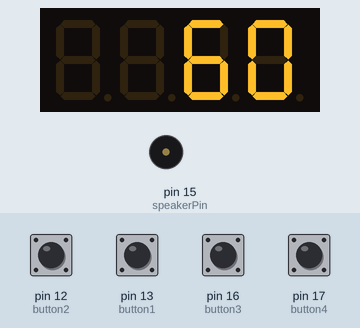
A sketch run on a simulated Arduino Uno, built with avr-gcc and run on an emulated ATmega328P. Shown: 4-digit seven-segment display, buzzer (waves = sounding, pin HIGH). Wiring (inferred from the names in the program): 4-digit 7-segment display, segments lit when HIGH: segments pin 2, pin 3, pin 4, pin 5, A0, pin 7, pin 8; digit selects pin 6, pin 9, pin 10, pin 11. The inputs (shaded band) are chosen by the test bench; at power-on: pin 12 (button2), pin 13 (button1), pin 16 (button3), pin 17 (button4) HIGH. The segment pins are drawn as the display they are named for; pins used as bus, display or sensor lines are not drawn.

Above: at 1.2 s.
1.3 s: pin 17 (button4) pulled LOW for 1 s
At 3.5 s:
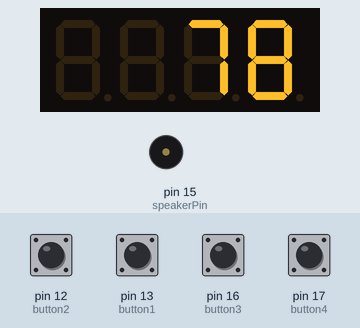
3.8 s: pin 17 (button4) pulled LOW for 3.2 s
At 8.2 s:
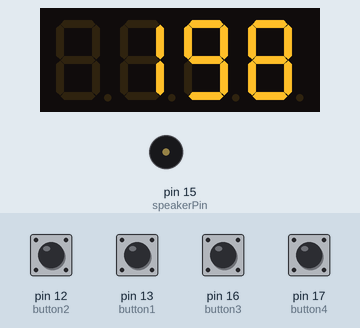
8.5 s: pin 13 (button1) pulled LOW for 0.15 s
At 10.3 s:
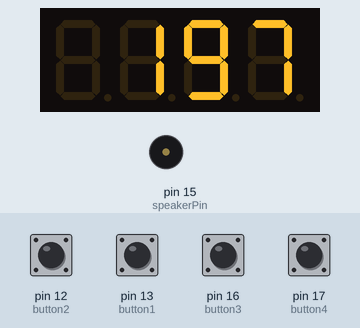
11.6 s: pin 12 (button2) pulled LOW for 0.15 s
At 12.2 s:
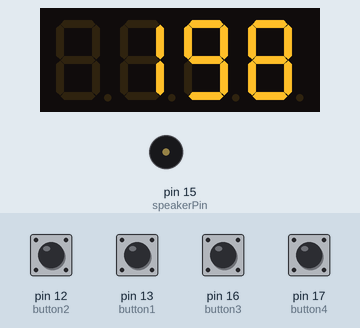
13.2 s: pin 16 (button3) pulled LOW for 1 s
At 14.7 s:
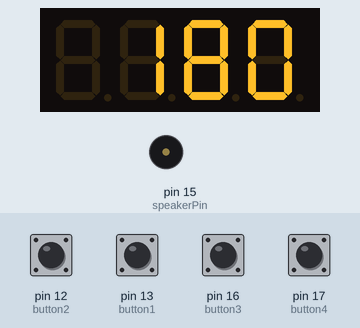
15.7 s: pin 13 (button1) pulled LOW for 1 s
At 17.4 s:
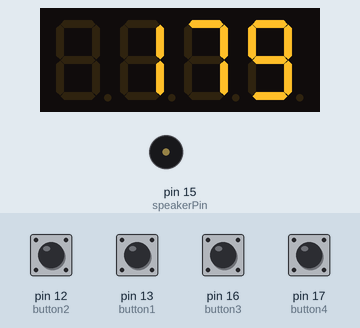
Timing chart, 0 to 18.9 s (numbered marks = the images above; inputs shaded):
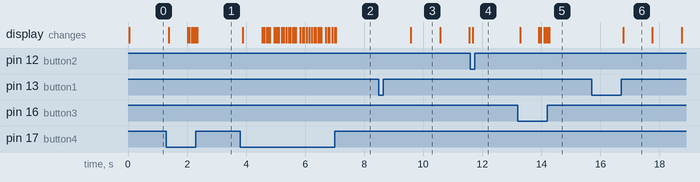

Measured:
- after the input at 1.3 s, the display: first changes after 0.08 s (image 1 shows a later state)
- after the input at 3.8 s, the display: first changes after 0.08 s (image 2 shows a later state)
- after the input at 8.5 s, the display: changes after 1.1 s (image 3)
- after the input at 11.6 s, the display: changes after 0.08 s (image 4)
- after the input at 13.2 s, the display: first changes after 0.08 s (image 5 shows a later state)
- after the input at 15.7 s, the display: changes after 1.1 s (image 6)
- what the display in image 3 shows lasts 1.0 s, from 9.6 s to 10.6 s

The sketch:

4_digit_7_segment_display_countdown_timer.ino
```cpp
#include <math.h>

int digit_pin[] = {6, 9, 10, 11}; // PWM Display digit pins from left to right

int speakerPin = 15;

#define DIGIT_ON  LOW
#define DIGIT_OFF  HIGH

int segA = 2;
int segB = 3;
int segC = 4;
int segD = 5;
int segE = A0; //pin 6 is used bij display 1 for its pwm function
int segF = 7;
int segG = 8;
//int segPD = ;


int button1=13;
int button2=12;
int button3=16;
int button4=17;

int countdown_time = 60;

struct struct_digits {
    int digit[4];
  };


void setup() {
  pinMode(segA, OUTPUT);
  pinMode(segB, OUTPUT);
  pinMode(segC, OUTPUT);
  pinMode(segD, OUTPUT);
  pinMode(segE, OUTPUT);
  pinMode(segF, OUTPUT);
  pinMode(segG, OUTPUT);

  for (int i=0; i<4; i++) {
    pinMode(digit_pin[i], OUTPUT);
  }

  pinMode(speakerPin, OUTPUT);

  pinMode(button1,INPUT_PULLUP);
  pinMode(button2,INPUT_PULLUP);
  pinMode(button3,INPUT_PULLUP);
  pinMode(button4,INPUT_PULLUP);
}


void playTone(int tone, int duration) {
  for (long k = 0; k < duration * 1000L; k += tone * 2) {
    digitalWrite(speakerPin, HIGH);
    delayMicroseconds(tone);
    digitalWrite(speakerPin, LOW);
    delayMicroseconds(tone);
  }
}


void lightNumber(int numberToDisplay) {

#define SEGMENT_ON  HIGH
#define SEGMENT_OFF LOW

  switch (numberToDisplay){

  case 0:
    digitalWrite(segA, SEGMENT_ON);
    digitalWrite(segB, SEGMENT_ON);
    digitalWrite(segC, SEGMENT_ON);
    digitalWrite(segD, SEGMENT_ON);
    digitalWrite(segE, SEGMENT_ON);
    digitalWrite(segF, SEGMENT_ON);
    digitalWrite(segG, SEGMENT_OFF);
    break;

  case 1:
    digitalWrite(segA, SEGMENT_OFF);
    digitalWrite(segB, SEGMENT_ON);
    digitalWrite(segC, SEGMENT_ON);
    digitalWrite(segD, SEGMENT_OFF);
    digitalWrite(segE, SEGMENT_OFF);
    digitalWrite(segF, SEGMENT_OFF);
    digitalWrite(segG, SEGMENT_OFF);
    break;

  case 2:
    digitalWrite(segA, SEGMENT_ON);
    digitalWrite(segB, SEGMENT_ON);
    digitalWrite(segC, SEGMENT_OFF);
    digitalWrite(segD, SEGMENT_ON);
    digitalWrite(segE, SEGMENT_ON);
    digitalWrite(segF, SEGMENT_OFF);
    digitalWrite(segG, SEGMENT_ON);
    break;

  case 3:
    digitalWrite(segA, SEGMENT_ON);
    digitalWrite(segB, SEGMENT_ON);
    digitalWrite(segC, SEGMENT_ON);
    digitalWrite(segD, SEGMENT_ON);
    digitalWrite(segE, SEGMENT_OFF);
    digitalWrite(segF, SEGMENT_OFF);
    digitalWrite(segG, SEGMENT_ON);
    break;

  case 4:
    digitalWrite(segA, SEGMENT_OFF);
    digitalWrite(segB, SEGMENT_ON);
    digitalWrite(segC, SEGMENT_ON);
    digitalWrite(segD, SEGMENT_OFF);
    digitalWrite(segE, SEGMENT_OFF);
    digitalWrite(segF, SEGMENT_ON);
    digitalWrite(segG, SEGMENT_ON);
    break;

  case 5:
    digitalWrite(segA, SEGMENT_ON);
    digitalWrite(segB, SEGMENT_OFF);
    digitalWrite(segC, SEGMENT_ON);
    digitalWrite(segD, SEGMENT_ON);
    digitalWrite(segE, SEGMENT_OFF);
    digitalWrite(segF, SEGMENT_ON);
    digitalWrite(segG, SEGMENT_ON);
    break;

  case 6:
    digitalWrite(segA, SEGMENT_ON);
    digitalWrite(segB, SEGMENT_OFF);
    digitalWrite(segC, SEGMENT_ON);
    digitalWrite(segD, SEGMENT_ON);
    digitalWrite(segE, SEGMENT_ON);
    digitalWrite(segF, SEGMENT_ON);
    digitalWrite(segG, SEGMENT_ON);
    break;

  case 7:
    digitalWrite(segA, SEGMENT_ON);
    digitalWrite(segB, SEGMENT_ON);
    digitalWrite(segC, SEGMENT_ON);
    digitalWrite(segD, SEGMENT_OFF);
    digitalWrite(segE, SEGMENT_OFF);
    digitalWrite(segF, SEGMENT_OFF);
    digitalWrite(segG, SEGMENT_OFF);
    break;

  case 8:
    digitalWrite(segA, SEGMENT_ON);
    digitalWrite(segB, SEGMENT_ON);
    digitalWrite(segC, SEGMENT_ON);
    digitalWrite(segD, SEGMENT_ON);
    digitalWrite(segE, SEGMENT_ON);
    digitalWrite(segF, SEGMENT_ON);
    digitalWrite(segG, SEGMENT_ON);
    break;

  case 9:
    digitalWrite(segA, SEGMENT_ON);
    digitalWrite(segB, SEGMENT_ON);
    digitalWrite(segC, SEGMENT_ON);
    digitalWrite(segD, SEGMENT_ON);
    digitalWrite(segE, SEGMENT_OFF);
    digitalWrite(segF, SEGMENT_ON);
    digitalWrite(segG, SEGMENT_ON);
    break;

  case 10:
    digitalWrite(segA, SEGMENT_OFF);
    digitalWrite(segB, SEGMENT_OFF);
    digitalWrite(segC, SEGMENT_OFF);
    digitalWrite(segD, SEGMENT_OFF);
    digitalWrite(segE, SEGMENT_OFF);
    digitalWrite(segF, SEGMENT_OFF);
    digitalWrite(segG, SEGMENT_OFF);
    break;
  }

}


void SwitchDigit(int digit) {
  for (int i=0; i<4; i++) {
    if (i == digit) {
      digitalWrite(digit_pin[i], DIGIT_ON);
    } else {
      digitalWrite(digit_pin[i], DIGIT_OFF);
    }
  }
}


struct struct_digits IntToDigits(int n){
  struct struct_digits dig;
  int zeros=0;
  int d;
  for (int i=0; i<4; i++) {
    d=n/pow(10,3-i);
    zeros += d;
    n = n - d*pow(10,3-i);
    if (zeros!=0 || i==3) {
      dig.digit[i]=d;
    } else {
      dig.digit[i]=10;
    }
  }
  return dig;
}

void PrintNumber(int n, int time) {
  struct struct_digits dig;

  dig = IntToDigits(n);

  for (int i=0; i<= time/20; i++) {
    if (digitalRead(button2)==LOW) {
      return;
    }
    for (int j=0; j<4; j++) {
      SwitchDigit(j);
      lightNumber(dig.digit[j]);
      delay(5);
    }
  }
}


bool Countdown(int n, int del){
  for (int q=n; q>0; q--){
    PrintNumber(q,del);
    if (digitalRead(button2)==LOW) {
      return false;
    }
  }
  PrintNumber(0,0);
  playTone(1519,1000);
  return true;
}


void reset() {
  int m, zeros, d, pressed3 = 0, pressed4 = 0;
  m=countdown_time;
  struct struct_digits dig;

  dig = IntToDigits(countdown_time);

  while (digitalRead(button1)==HIGH) {
    for (int j=0; j<4; j++) {
      SwitchDigit(j);
      lightNumber(dig.digit[j]);
      delay(5);
    }
    if (digitalRead(button3)==LOW) {
      if (pressed3 == 0 || pressed3 > 30) {
        if (countdown_time > 0) {
          countdown_time -= 1 ;
        }
        dig = IntToDigits(countdown_time);
      }
      pressed3 += 1;
    }
    else if (digitalRead(button4)==LOW) {
      if (pressed4 == 0 || pressed4 > 30) {
        if (countdown_time <9999) {
          countdown_time += 1 ;
        }
        dig = IntToDigits(countdown_time);
      }
      pressed4 += 1;
    }
    if (digitalRead(button3)==HIGH) {
      pressed3=0;
    }
    if (digitalRead(button4)==HIGH) {
      pressed4=0;
    }
  }
}

void loop(){
  reset();
  while (!Countdown(countdown_time,962)) {
    reset();
  }
  while (digitalRead(button2)==1){};
}
```
